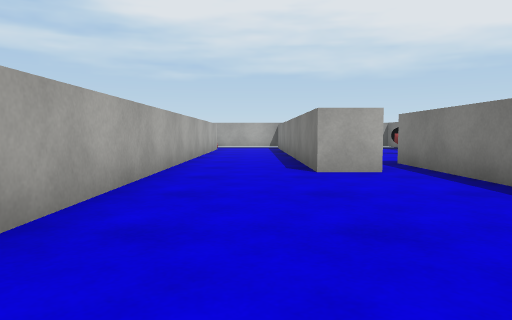
[1] (above)

22 first-person views from a walk through a 3-D level made in the Unity game engine. The camera is 0.58 m above the floor, tilts 4° down and sees 70° across. The floor is counted in squares, 1 m on a side. Each view is taken from the middle of a square. On the plan, view 1 faces up. The plan holds only what a view shows up to about 10 squares ahead; the rest is blank. The player is left out. Some surface patterns are stand-ins.

[2]
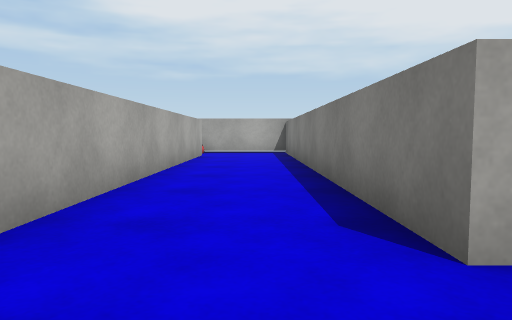

[3]
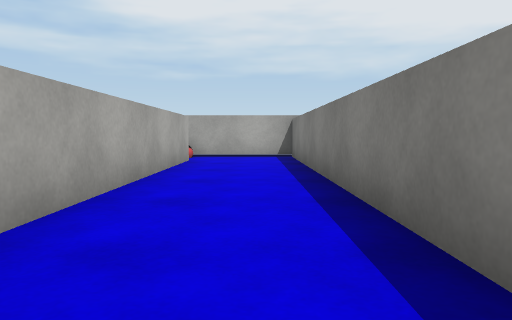

[4]
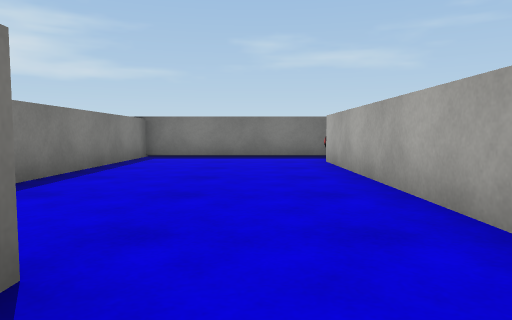

[5]
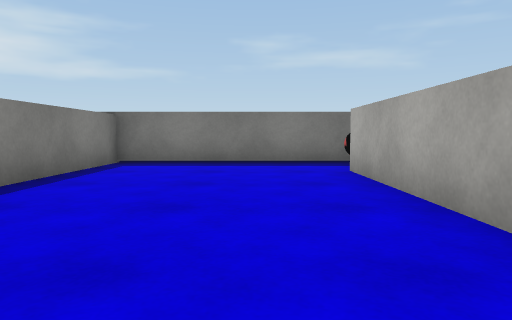

[6]
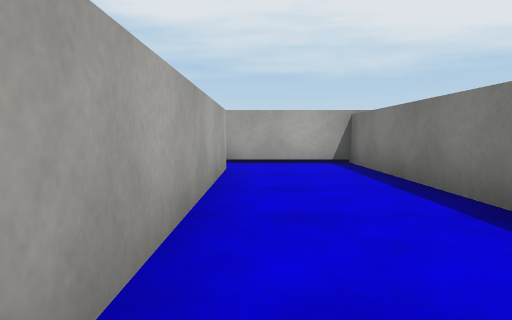

[7]
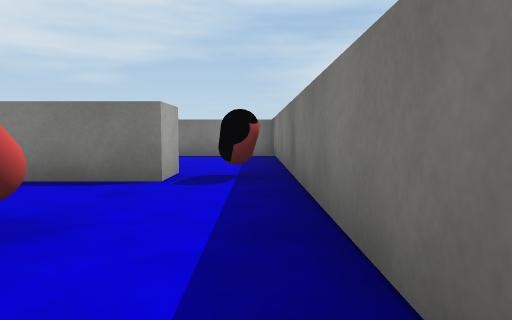

[8]
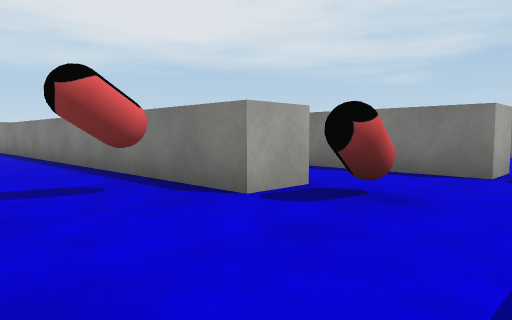

[9]
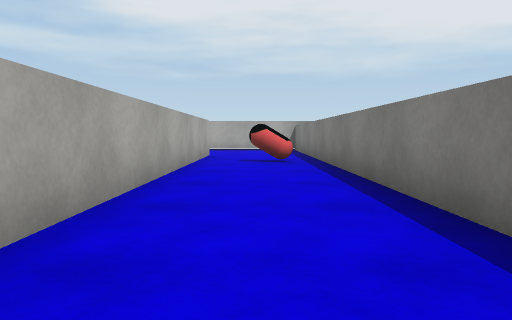

[10]
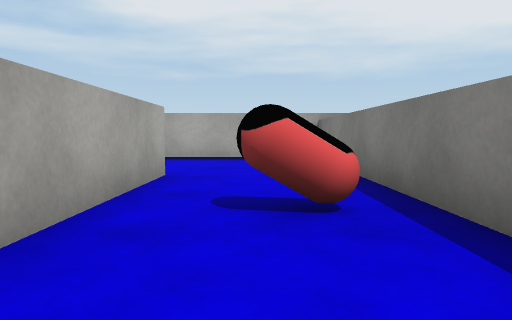

[11]
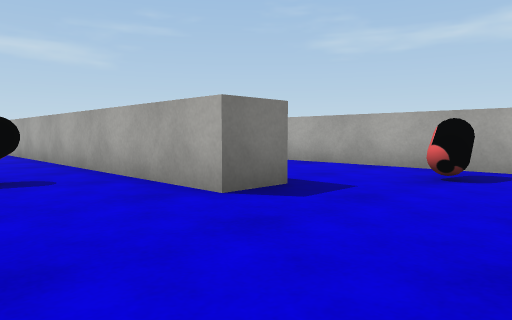

[12]
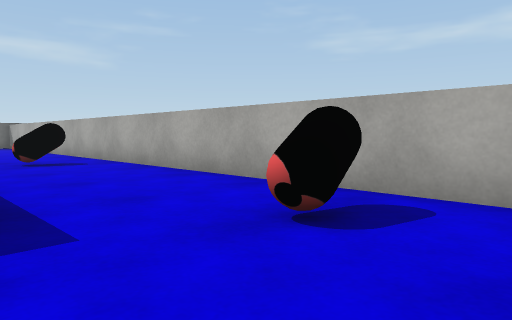

[13]
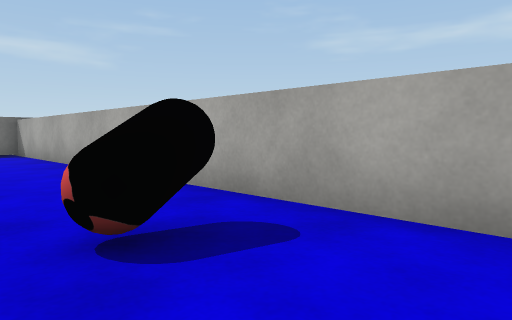

[14]
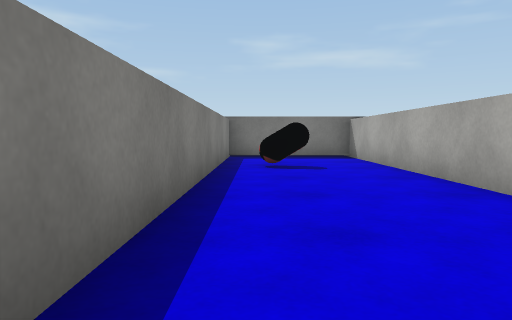

[15]
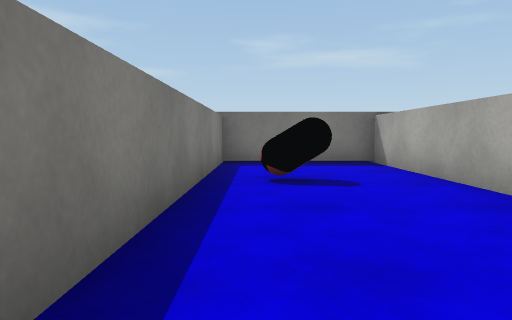

[16]
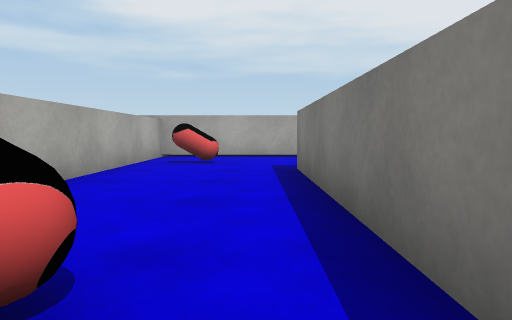

[17]
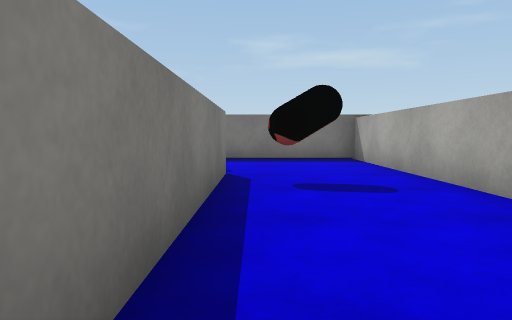

[18]
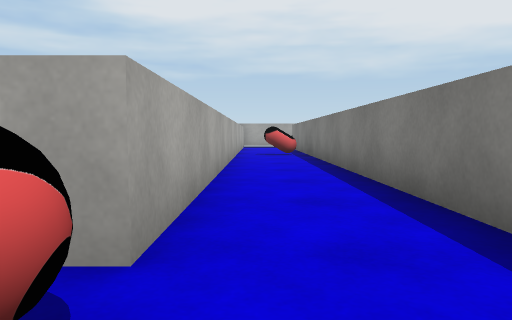

[19]
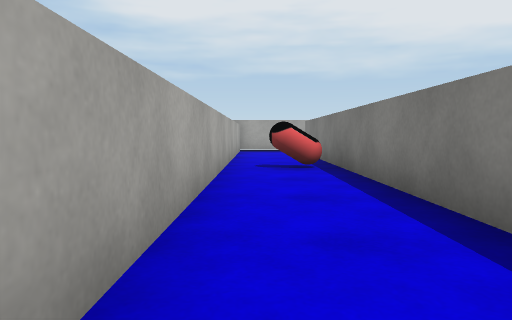

[20]
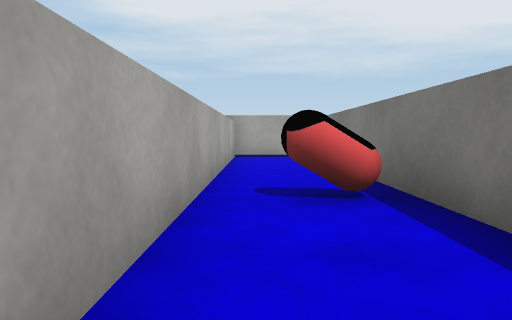

[21]
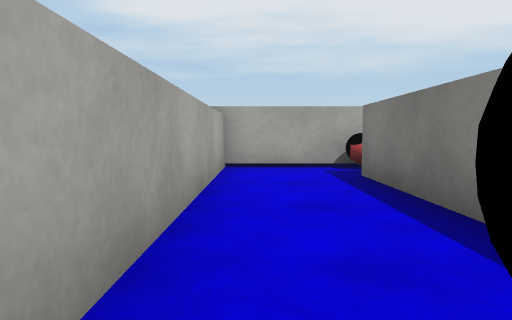

[22]
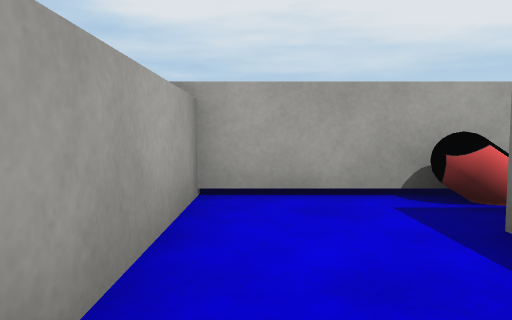

### Floor plan
Points are (right, up) in squares from view 1. A wall is a line through its corners. A room is listed if a view was taken in it or the views show most of it. See-through windows are left out.
Room 1 (views 1, 2, 3, 4, 5, 6)
walls: (2, 5.6) (0.9, 5.6) (0.9, 15.4) (-1.6, 15.4); (-1.6, -2.5) (2.9, -2.5) (2.9, 7.4); (-1.5, 14.2) (-1.5, -0.8)
ways out: opening at (-2, -1.5) to room 2; opening at (-2, 15) to room 2
Room 2 (views 7, 8, 9, 10, 11, 12, 13, 14, 15, 16, 17, 18, 19, 20, 21, 22)
walls: (-1.5, -0.8) (-2.5, -0.8) (-2.5, 14.2); (-7.4, 15.4) (-12.4, 15.4) (-12.4, -2.5) (-9.3, -2.5) (-9.3, 12.2) (-8.3, 12.2) (-8.3, -2.5) (-1.6, -2.5); (-1.6, 15.4) (-4.6, 15.4) (-4.6, 0.6) (-5.6, 0.6) (-5.6, 15.5)
ways out: opening at (-2, -1.5) to room 1; opening at (-2, 15) to room 1
objects: other object (-11, 0); other object (-11, 7); other object (-11, 13); other object (-7, 1); other object (-7, 10); other object (-5, 0); other object (-3, 9); other object (-2, -2); other object (-2, 15)

Where each view was taken, in squares from view 1:
view 1: 0 up, 0 right, facing up
view 2: 4 up, 0 right, facing up
view 3: 6 up, 0 right, facing up
view 4: 7 up, 0 right, facing down
view 5: 5 up, 0 right, facing down
view 6: 8 up, 1 left, facing up
view 7: 2 down, 7 left, facing right
view 8: 2 down, 8 left, facing up-right
view 9: 2 up, 7 left, facing up
view 10: 7 up, 7 left, facing up
view 11: 15 up, 6 left, facing down-left
view 12: 15 up, 9 left, facing down-left
view 13: 9 up, 10 left, facing down-left
view 14: 7 up, 10 left, facing down
view 15: 5 up, 10 left, facing down
view 16: 6 up, 10 left, facing up
view 17: 6 up, 6 left, facing down
view 18: 1 down, 4 left, facing up
view 19: 3 up, 4 left, facing up
view 20: 6 up, 4 left, facing up
view 21: 9 up, 4 left, facing up
view 22: 12 up, 4 left, facing up
